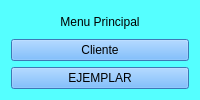
    <widget class="QWidget" name="page_menu_principal">
     <property name="styleSheet">
      <string notr="true">background-color:rgb(85, 255, 255);
font: 300 16pt &quot;Perpetua Titling MT&quot;;</string>
     </property>
     <layout class="QVBoxLayout" name="verticalLayout_5">
      <item>
       <layout class="QGridLayout" name="gridLayout_2">
        <item row="1" column="0">
         <layout class="QGridLayout" name="gridLayout">
          <item row="0" column="0">
           <widget class="QPushButton" name="bt_cliente">
            <property name="styleSheet">
             <string notr="true">background-color: rgb(85, 170, 255);</string>
            </property>
            <property name="text">
             <string>Cliente</string>
            </property>
           </widget>
          </item>
          <item row="1" column="0">
           <widget class="QPushButton" name="bt_ejemplar">
            <property name="styleSheet">
             <string notr="true">background-color: rgb(85, 170, 255);</string>
            </property>
            <property name="text">
             <string>EJEMPLAR</string>
            </property>
           </widget>
          </item>
         </layout>
        </item>
        <item row="0" column="0">
         <widget class="QLabel" name="label_menu_principal">
          <property name="styleSheet">
           <string notr="true">font: 26pt &quot;Segoe UI&quot;;</string>
          </property>
          <property name="text">
           <string>Menu Principal</string>
          </property>
          <property name="alignment">
           <set>Qt::AlignCenter</set>
          </property>
         </widget>
        </item>
       </layout>
      </item>
     </layout>
    </widget>
